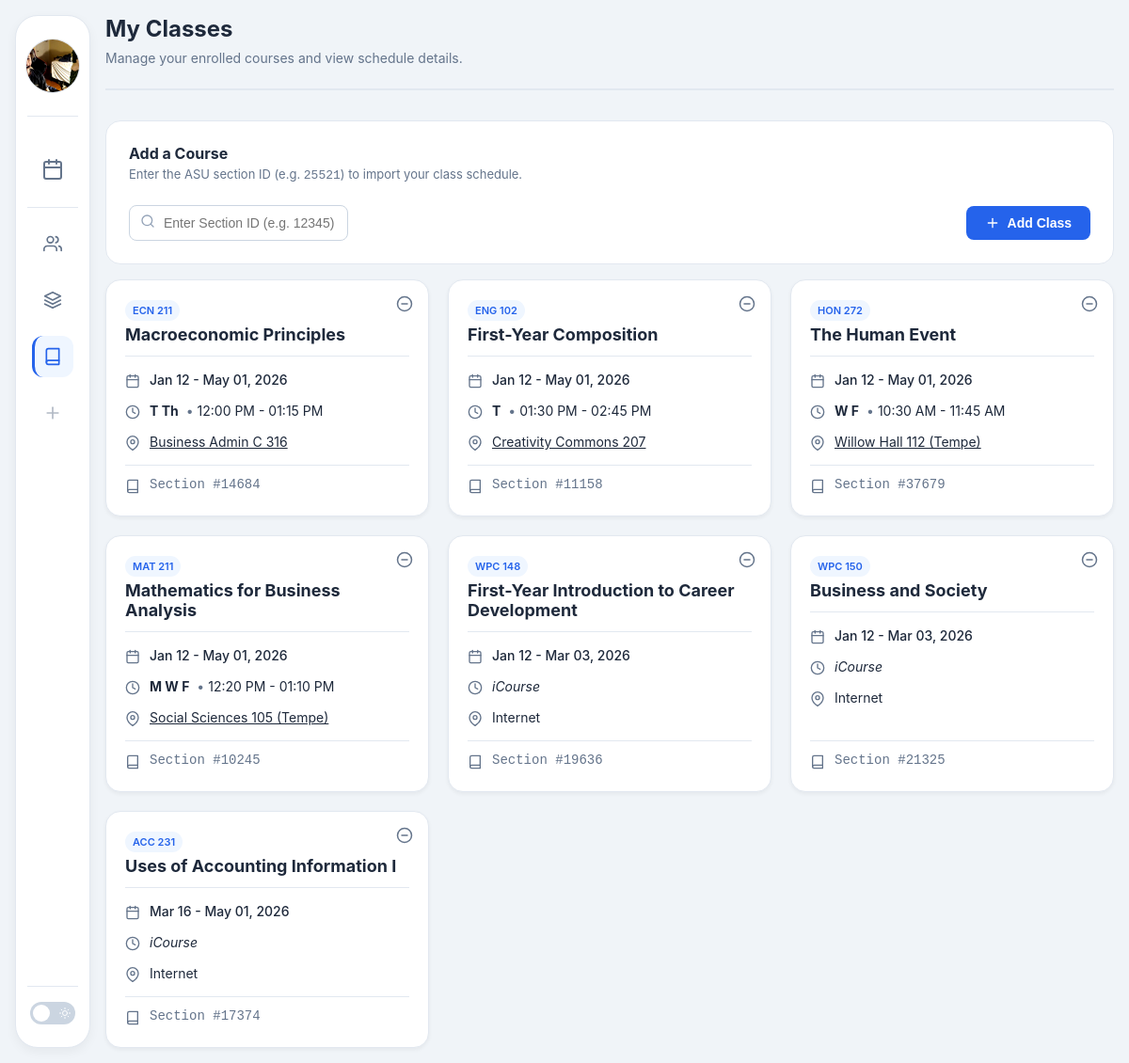
Page /classes (signed in) on the committed database.
### models.py (models this page shows, shortened)
class User(db.Model, UserMixin):
    __tablename__ = "users"
    id = db.Column(db.Integer, primary_key=True, autoincrement=True)
    first_name = db.Column(db.String(25), nullable=False)
    last_name = db.Column(db.String(50), nullable=False)
    username = db.Column(db.String(30), unique=True, nullable=False)
    profile_image = db.Column(db.String(255), nullable=False, default='default.jpg')
    password_hash = db.Column(db.String(255), nullable=False)
    saved_sections = db.relationship(
        "UserCourse", back_populates="user", cascade="all, delete-orphan"
    )

class CourseSection(db.Model):
    __tablename__ = "course_sections"
    id = db.Column(db.Integer, primary_key=True, autoincrement=True)
    course_id = db.Column(db.Integer, db.ForeignKey("courses.id", ondelete="CASCADE"), nullable=False)
    asu_section_id = db.Column(db.Integer, nullable=False, unique=True)
    term = db.Column(db.String(20), nullable=False)
    location = db.Column(db.String(25), nullable=False)
    days_of_week = db.Column(db.String(10), nullable=True)
    start_time = db.Column(db.Time, nullable=True)
    end_time = db.Column(db.Time, nullable=True)
    start_date = db.Column(db.Date, nullable=False)
    end_date = db.Column(db.Date, nullable=False)
    course = db.relationship("Course", back_populates="sections")
    enrolled_users = db.relationship("UserCourse", back_populates="section", cascade="all, delete-orphan")

class Course(db.Model):
    __tablename__ = "courses"
    id = db.Column(db.Integer, primary_key=True, autoincrement=True)
    asu_course_id = db.Column(db.String(7), nullable=False)
    title = db.Column(db.String(100), nullable=False)
    sections = db.relationship("CourseSection", back_populates="course", cascade="all, delete-orphan")

### app.py (the view, shortened to what this page needs)
@app.route('/classes', methods=['GET', 'POST'])
@login_required
def classes():
    user_sections = (
        models.UserCourse.query
        .filter_by(user_id=current_user.id)
        .join(models.CourseSection)
        .all()
    )
    sections = [uc.section for uc in user_sections]
    return render_template(
        "classes.html",
        sections=sections,
        active_page='classes'
    )

### app.py (called while the page is built)
@login_manager.user_loader
def load_user(user_id):
    return models.User.query.get(int(user_id))

### templates/classes.html (shortened to what this page needs)
{% extends "base.html" %}
{% block content %}
<div class="page-header">
    <h1 class="page-title">My Classes</h1>
    <p class="page-subtitle">Manage your enrolled courses and view schedule details.</p>
</div>
<div class="add-class-section">
    <div style="margin-bottom: 8px;">
        <h3 style="margin:0; font-size:16px;">Add a Course</h3>
        <p style="margin:4px 0 0; font-size:13px; color:var(--muted);">
            Enter the ASU section ID (e.g. <code>25521</code>) to import your class schedule.
        </p>
    </div>
    <form method="post" action="{{ url_for('classes') }}" class="form-group">
        <div style="position: relative; flex: 1;">
            <div style="position:absolute; left:12px; top:50%; transform:translateY(-50%); color:#94a3b8;">
                <svg width="16" height="16" viewBox="0 0 24 24" fill="none" stroke="currentColor" stroke-width="2" stroke-linecap="round" stroke-linejoin="round"><circle cx="11" cy="11" r="8"></circle><line x1="21" y1="21" x2="16.65" y2="16.65"></line></svg>
            </div>
            <input id="asu_section_id" name="asu_section_id" type="text" class="form-input" style="padding-left: 36px;" placeholder="Enter Section ID (e.g. 12345)" required />
        </div>
        <button type="submit" class="btn btn-primary">
            <svg width="16" height="16" viewBox="0 0 24 24" fill="none" stroke="currentColor" stroke-width="2" stroke-linecap="round" stroke-linejoin="round" style="margin-right:8px;"><line x1="12" y1="5" x2="12" y2="19"></line><line x1="5" y1="12" x2="19" y2="12"></line></svg>
            Add Class
        </button>
    </form>
</div>
{% if sections %}
<div class="card-grid">
    {% for section in sections %}
    <div class="card" style="position: relative;">
        <form action="{{ url_for('remove_class', section_id=section.id) }}" method="post" onsubmit="return confirm('Remove this class?');" style="position: absolute; top: 12px; right: 12px; z-index: 5;">
             <button type="submit" style="background: none; border: none; padding: 4px; cursor: pointer; color: var(--muted); transition: color 0.2s;" title="Remove Class" onmouseover="this.style.color='#ef4444'" onmouseout="this.style.color=''">
                <svg width="18" height="18" viewBox="0 0 24 24" fill="none" stroke="currentColor" stroke-width="2" stroke-linecap="round" stroke-linejoin="round"><circle cx="12" cy="12" r="10"></circle><line x1="8" y1="12" x2="16" y2="12"></line></svg>
            </button>
        </form>
        <div class="card-header">
            <span class="card-badge">{{ section.course.asu_course_id }}</span>
            <h2 class="card-title">{{ section.course.title }}</h2>
        </div>
        <div class="info-row">
            <div class="info-icon">
            </div>
            <div>
                <span style="font-size:14px; font-weight:500;">{{ section.start_date.strftime('%b %d') }} - {{ section.end_date.strftime('%b %d, %Y') }}</span>
            </div>
        </div>
        <div class="info-row">
            <div class="info-icon">
                <svg width="16" height="16" viewBox="0 0 24 24" fill="none" stroke="currentColor" stroke-width="2" stroke-linecap="round" stroke-linejoin="round"><circle cx="12" cy="12" r="10"></circle><polyline points="12 6 12 12 16 14"></polyline></svg>
            </div>
            <div>
                <strong>{{ section.days_of_week }}</strong>
                {% if section.start_time and section.end_time %}
                <span style="margin: 0 4px; color:var(--muted);">•</span><span>{{ section.start_time.strftime('%I:%M %p') }} - {{ section.end_time.strftime('%I:%M %p') }}</span>
                {% else %}
                <span style="font-style:italic;">iCourse</span>
                {% endif %}
            </div>
        </div>
        <div class="info-row">
            <div class="info-icon">
                <svg width="16" height="16" viewBox="0 0 24 24" fill="none" stroke="currentColor" stroke-width="2" stroke-linecap="round" stroke-linejoin="round"><path d="M21 10c0 7-9 13-9 13s-9-6-9-13a9 9 0 0 1 18 0z"></path><circle cx="12" cy="10" r="3"></circle></svg>
            </div>
            <div>
                {% if section.location.lower() == 'internet' %}
                    {{ section.location }}
                {% else %}
                    <a href="https://www.google.com/maps/search/?api=1&query={{ section.location | urlencode }}" target="_blank" rel="noopener noreferrer" style="color:var(--primary); text-decoration:underline; transition: opacity 0.2s;" onmouseover="this.style.opacity='0.8'" onmouseout="this.style.opacity='1'">
                        {{ section.location }}
                    </a>
                {% endif %}
            </div>
        </div>
        <div class="info-row" style="margin-top:auto; padding-top:12px; border-top:1px solid var(--border-color);">
            <div class="info-icon">
                <svg width="16" height="16" viewBox="0 0 24 24" fill="none" stroke="currentColor" stroke-width="2" stroke-linecap="round" stroke-linejoin="round"><path d="M4 19.5A2.5 2.5 0 0 1 6.5 17H20"></path><path d="M6.5 2H20v20H6.5A2.5 2.5 0 0 1 4 19.5v-15A2.5 2.5 0 0 1 6.5 2z"></path></svg>
            </div>
            <div style="font-family:monospace; color:var(--muted);">
                Section #{{ section.asu_section_id }}
            </div>
        </div>
    </div>
    {% endfor %}
</div>
{% endif %}
{% endblock %}

### templates/base.html (shortened to what this page needs)
<!DOCTYPE html>
<html lang="en">
<head>
    <link rel="stylesheet" href="{{ url_for('static', filename='css/shared.css') }}">
</head>
<body>
<div class="layout-wrapper">
    {% if current_user.is_authenticated %}
    <aside class="sidebar">
        <div class="sidebar-header">
            <a href="{{ url_for('me') }}" class="user-profile-link" aria-label="My Profile">
                <div class="user-avatar">
                   <img src="{{ url_for('static', filename='profile_pics/' + current_user.profile_image) }}"
                        alt="Profile"
                        onerror="this.src='https://ui-avatars.com/api/?name={{ current_user.first_name }}+{{ current_user.last_name }}&background=random'">
                </div>
            </a>
        </div>
        <nav class="sidebar-nav">
            <a href="{{ url_for('index') }}" class="nav-item calendar-primary {% if active_page == 'calendar' %}active{% endif %}">
                <span class="icon">
                </span>
            </a>
            <div class="calendar-divider"></div>
            <a href="{{ url_for('friends') }}" class="nav-item {% if active_page == 'friends' %}active{% endif %}">
                <span class="icon">
                </span>
            </a>
            <a href="{{ url_for('groups') }}" class="nav-item {% if active_page == 'groups' %}active{% endif %}">
                <span class="icon">
                     <svg width="20" height="20" viewBox="0 0 24 24" fill="none" stroke="currentColor" stroke-width="2" stroke-linecap="round" stroke-linejoin="round"><polygon points="12 2 2 7 12 12 22 7 12 2"></polygon><polyline points="2 17 12 22 22 17"></polyline><polyline points="2 12 12 17 22 12"></polyline></svg>
                </span>
            </a>
            <a href="{{ url_for('classes') }}" class="nav-item {% if active_page == 'classes' %}active{% endif %}">
                <span class="icon">
                    <svg width="20" height="20" viewBox="0 0 24 24" fill="none" stroke="currentColor" stroke-width="2" stroke-linecap="round" stroke-linejoin="round"><path d="M4 19.5A2.5 2.5 0 0 1 6.5 17H20"></path><path d="M6.5 2H20v20H6.5A2.5 2.5 0 0 1 4 19.5v-15A2.5 2.5 0 0 1 6.5 2z"></path></svg>
                </span>
            </a>
            <div class="nav-item placeholder" title="Coming soon">
                <span class="icon">
                    <svg width="20" height="20" viewBox="0 0 24 24" fill="none" stroke="currentColor" stroke-width="2" stroke-linecap="round" stroke-linejoin="round"><line x1="12" y1="5" x2="12" y2="19"></line><line x1="5" y1="12" x2="19" y2="12"></line></svg>
                </span>
            </div>
        </nav>
        <div class="sidebar-dark-mode-toggle">
            <label class="theme-switch">
                <span class="slider">
                    <span class="icon sun-icon">
                    </span>
                </span>
            </label>
        </div>
    </aside>
    {% endif %}
    <main class="main-content {% block main_class %}{% endblock %}">
        {% block content %}{% endblock %}
    </main>
</div>
</body>
</html>

### rows in the picture
User: profile_image (picture)
CourseSection: course.asu_course_id "ECN 211", course "Macroeconomic Principles", start_date "Jan 12", end_date "May 01, 2026", days_of_week "T Th", start_time "12:00 PM", end_time "01:15 PM", location "Business Admin C 316", asu_section_id "14684"
CourseSection: course.asu_course_id "ENG 102", course "First-Year Composition", start_date "Jan 12", end_date "May 01, 2026", days_of_week "T", start_time "01:30 PM", end_time "02:45 PM", location "Creativity Commons 207", asu_section_id "11158"
CourseSection: course.asu_course_id "HON 272", course "The Human Event", start_date "Jan 12", end_date "May 01, 2026", days_of_week "W F", start_time "10:30 AM", end_time "11:45 AM", location "Willow Hall 112 (Tempe)", asu_section_id "37679"
CourseSection: course.asu_course_id "MAT 211", course "Mathematics for Business Analysis", start_date "Jan 12", end_date "May 01, 2026", days_of_week "M W F", start_time "12:20 PM", end_time "01:10 PM", location "Social Sciences 105 (Tempe)", asu_section_id "10245"
CourseSection: course.asu_course_id "WPC 148", course "First-Year Introduction to Career Development", start_date "Jan 12", end_date "Mar 03, 2026", shows "iCourse", location "Internet", asu_section_id "19636"
CourseSection: course.asu_course_id "WPC 150", course "Business and Society", start_date "Jan 12", end_date "Mar 03, 2026", shows "iCourse", location "Internet", asu_section_id "21325"
CourseSection: course.asu_course_id "ACC 231", course "Uses of Accounting Information I", start_date "Mar 16", end_date "May 01, 2026", shows "iCourse", location "Internet", asu_section_id "17374"
